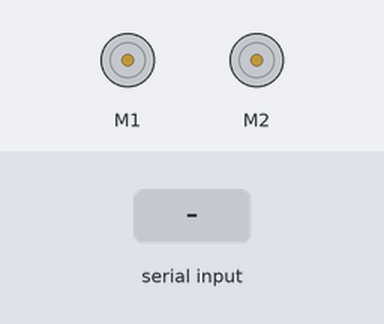
This sketch was run on a simulated Arduino Uno, built with avr-gcc and run on an emulated ATmega328P. Shown: 2 × DC motor (green arrow = forward, orange = backward, longer = faster). Inputs (shaded band) come from the test bench. What the sketch prints to the serial monitor is not drawn.

Above: at 1.2 s.
1.3 s: "F" received over the second serial link
At 2.3 s:
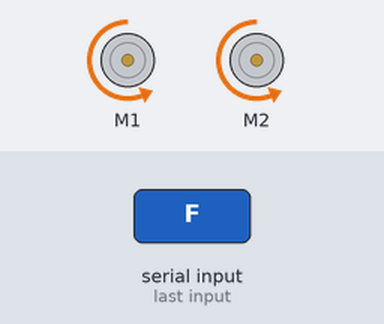
2.8 s: "B" received over the second serial link
At 3.5 s:
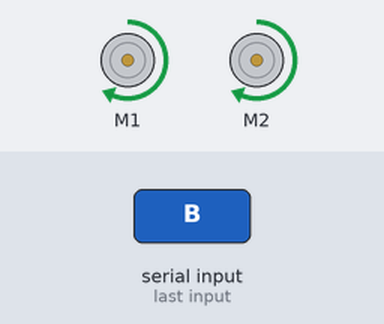
4.3 s: "L" received over the second serial link
At 4.6 s:
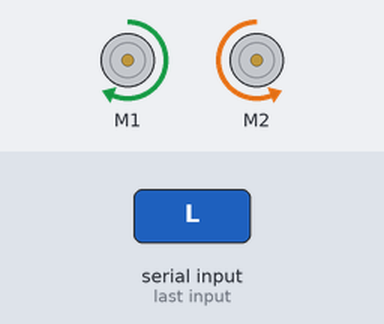
5.8 s: "R" received over the second serial link
At 7.0 s:
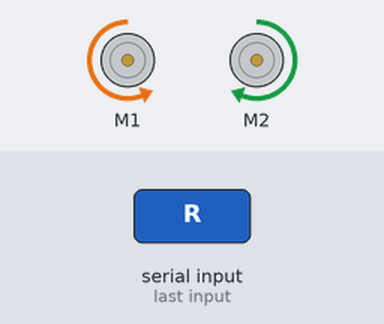
7.3 s: "X" received over the second serial link
At 8.1 s:
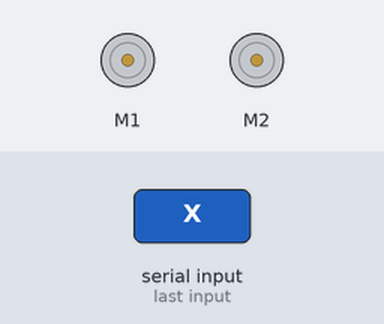
Timing chart, 0 to 9.8 s (numbered marks = the images above; inputs shaded):
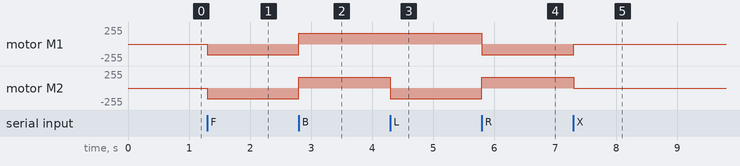

Measured:
- after the input at 1.3 s, motor M1, motor M2: stopped → backward 162/255 at once
- after the input at 2.8 s, motor M1, motor M2: backward 162/255 → forward 162/255 at once
- after the input at 4.3 s, motor M2: forward 162/255 → backward 162/255 at once
- after the input at 5.8 s, motor M1: forward 162/255 → backward 162/255 at once; motor M2: backward 162/255 → forward 162/255 at once
- after the input at 7.3 s, motor M1: backward 162/255 → stopped at once; motor M2: forward 162/255 → stopped at once

The sketch:

Pre_Edit_Motor_Control.ino
```cpp
#include <SoftwareSerial.h>
#include <DRV8835MotorShield.h>

// Pololu DRV8835 쉴드 객체 생성
DRV8835MotorShield motors;

int TxPin = A5;
int RxPin = A4;

SoftwareSerial bluetooth(TxPin, RxPin);

int Lspeed = 255;  // 왼쪽 모터 속도
int Rspeed = 255;  // 오른쪽 모터 속도

char receivedChar;


void Forward();
void Backward();
void Right();
void Left();
void Stop();
void BTMod();

void Forward() {
  motors.setM1Speed(-Lspeed);  // 왼쪽 모터 전진
  motors.setM2Speed(-Rspeed);  // 오른쪽 모터 전진
}

void Backward() {
  motors.setM1Speed(Lspeed); // 왼쪽 모터 후진
  motors.setM2Speed(Rspeed); // 오른쪽 모터 후진
}

void Right() {
  motors.setM1Speed(-Lspeed);  // 왼쪽 모터 전진
  motors.setM2Speed(Rspeed); // 오른쪽 모터 후진
}

void Left() {
  motors.setM1Speed(Lspeed); // 왼쪽 모터 후진
  motors.setM2Speed(-Rspeed);  // 오른쪽 모터 전진
}

void Stop() {
  motors.setM1Speed(0);       // 왼쪽 모터 정지
  motors.setM2Speed(0);       // 오른쪽 모터 정지
}

void BTMod() {
  if (bluetooth.available()) {
    receivedChar = bluetooth.read(); // 블루투스로부터 데이터 수신
    Serial.print(receivedChar);      // 시리얼 모니터에 수신된 데이터 출력
  }

  if (receivedChar == 'F') { // 전진 (앱에서 인식하는 키에 따라 수정할 것)
    Forward();
  }
  else if (receivedChar == 'B') { // 후진
    Backward();
  }
  else if (receivedChar == 'L') { // 좌회전
    Left();
  }
  else if (receivedChar == 'R') { // 우회전
    Right();
  }
  else if (receivedChar == 'X') { // 정지
    Stop();
  }
}

void setup() {
  Serial.begin(9600);
  bluetooth.begin(9600);
  // motors.init();  // DRV8835 초기화/
}

void loop() {
  BTMod(); // 블루투스 모드 실행
}
```
